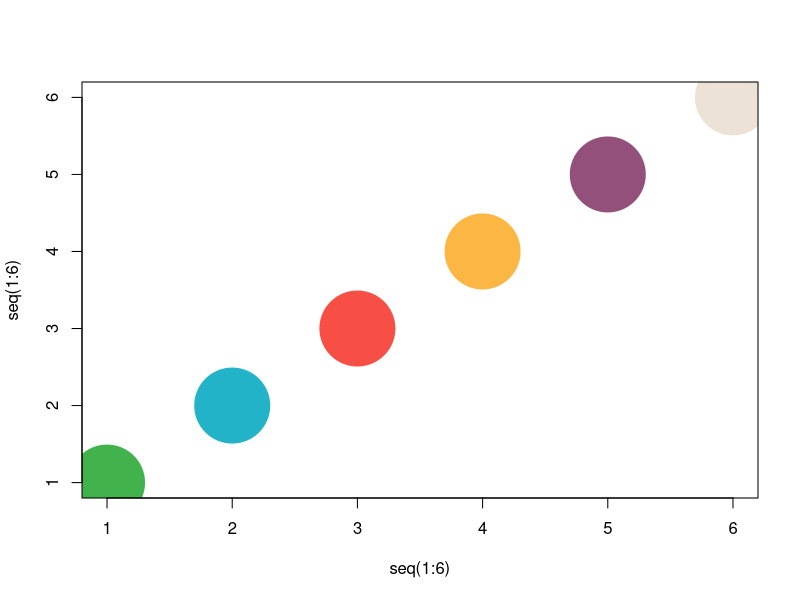
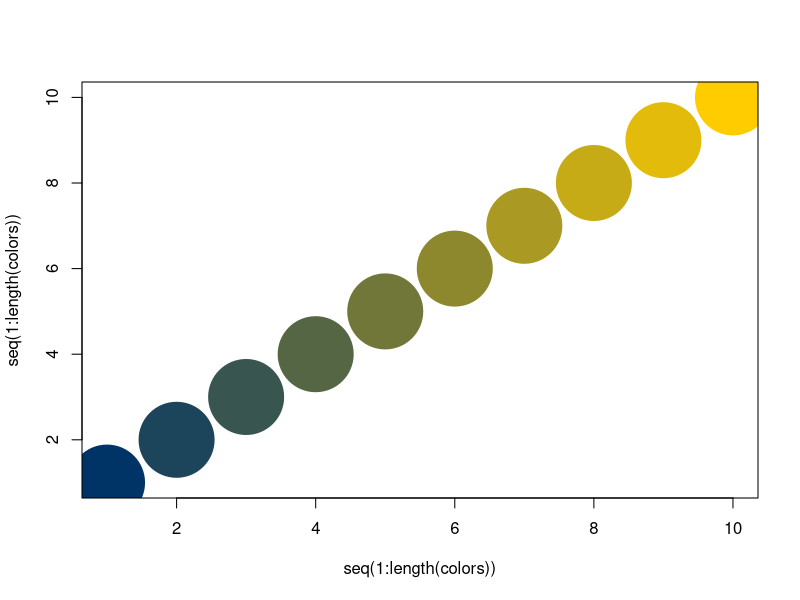
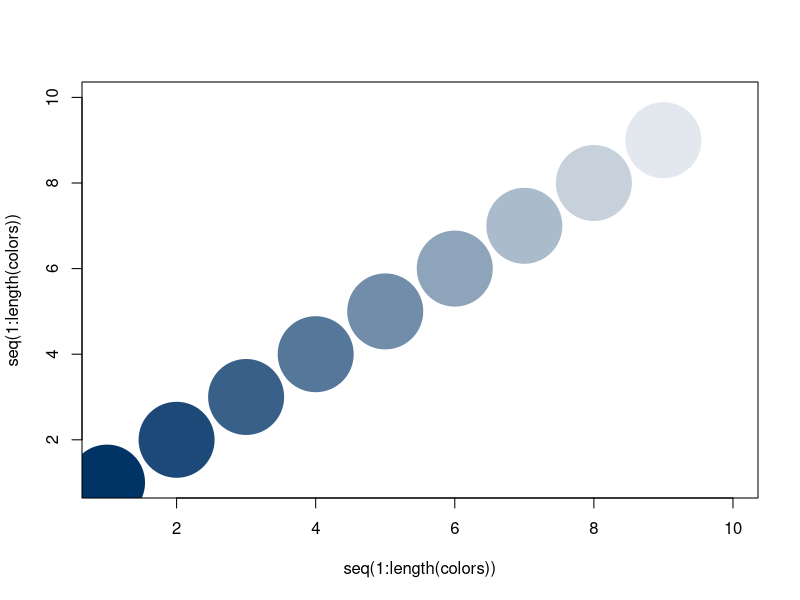
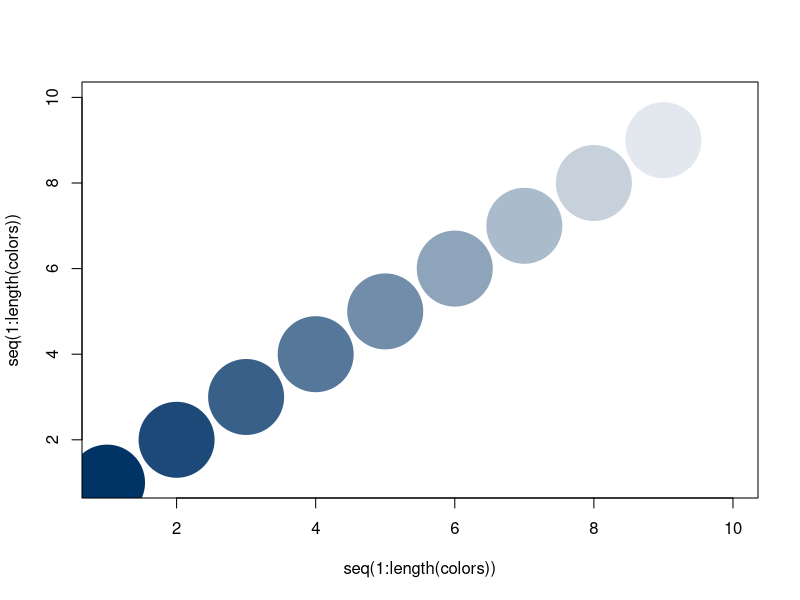

The R source for these figures, in order:
require(RColorBrewer)

color_blue <- rgb(maxColorValue = 255, 0, 51, 102)
color_gold <- rgb(maxColorValue = 255, 255, 204, 0)

colors_dots <- c(rgb(maxColorValue = 255, 66, 179, 76), #Groen
                  rgb(maxColorValue = 255, 34, 179, 200), # Blauw
                  rgb(maxColorValue = 255, 247, 79, 69), # Rood
                  rgb(maxColorValue = 255, 252, 182, 67), # Geel
                  rgb(maxColorValue = 255, 146, 80, 122), # Paars
                  rgb(maxColorValue = 255, 236, 226, 214)) # Grijs

plot(x = seq(1:6), y = seq(1:6),
     col = colors_dots, pch=19, cex = 10)

# Wedding invitation colors
color_blue <- rgb(maxColorValue = 255, 0, 51, 102)
color_gold <- rgb(maxColorValue = 255, 255, 204, 0)
ramp <- colorRamp(colors = c(color_blue, color_gold ))
colors <- rgb( ramp(seq(0, 1, length = 10)), max = 255)
plot(x = seq(1:length(colors)), y = seq(1:length(colors)),
     col = colors, pch=19, cex = 10)
colors

# Blue range for font
color_blue <- rgb(maxColorValue = 255, 0, 51, 102)
color_gold <- rgb(maxColorValue = 255, 255, 204, 0)
ramp <- colorRamp(colors = c(color_blue, 'white' ))
colors <- rgb( ramp(seq(0, 1, length = 10)), max = 255)
plot(x = seq(1:length(colors)), y = seq(1:length(colors)),
     col = colors, pch=19, cex = 10)
colors

# Yellow range for background
yellow <- rgb(maxColorValue = 255, 0, 51, 102)# Wedding yellow
ramp <- colorRamp(colors = c(yellow, 'white' ))
colors <- rgb( ramp(seq(0, 1, length = 10)), max = 255)
plot(x = seq(1:length(colors)), y = seq(1:length(colors)),
     col = colors, pch=19, cex = 10)
colors
